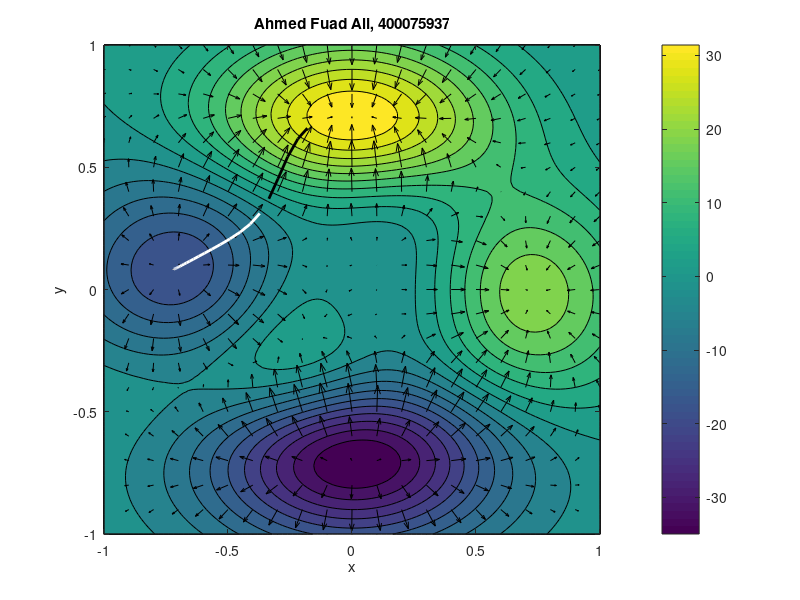

Write the MATLAB code that produced this figure.
%% Question 1

% create a contour plot of the given function, 100x100 grid
[x,y] = meshgrid(-1:0.02:1, -1:0.02:1);
f = @(x,y)3*(1-3*x).^2.*exp(-2*x.^2 - (3*y+1).^2)- 10*(3*x/5 - 27*x.^3 - 243*y.^5).*exp(-3*x.^2-5*y.^2)- 1/3*exp(-(3*x+1).^2 - 9*y.^2) + (x.^2+y.^2) - 1;
contourf(x,y,f(x,y),20);
colorbar;
title('Ahmed Fuad Ali, 400075937');
xlabel('x');
ylabel('y');


% now, also graph the vector field given by the gradient vector on the same
% graph, but plot this on a 20x20 grid
[x,y] = meshgrid(-1:2/20:1, -1:2/20:1); 
fx = @(x,y)-(18*(1-3*x)).*exp(-2*x.^2-(3*y+1).^2) ... 
- 6*(1-3*x).^2.*2.*x.*exp(-2*x.^2-(3*y+1).^2) ... 
- (10*(3/5-81*x.^2)).*exp(-3*x.^2-5*y.^2) ... 
+ (20*((3/5)*x-27*x.^3-243*y.^5)).*3.*x.*exp(-3*x.^2-5*y.^2) ... 
- (1/3*(-18*x-6)).*exp(-(3*x+1).^2-9*y.^2)+2*x; 

fy = @(x,y)3*(1-3*x).^2.*(-18*y-6).*exp(-2*x.^2-(3*y+1).^2) ... 
+ 12150*y.^4.*exp(-3*x.^2-5*y.^2) ... 
+ (20*((3/5)*x-27*x.^3-243*y.^5)).*5.*y.*exp(-3*x.^2-5*y.^2) ... 
+ 6*y.*exp(-(3*x+1).^2-9*y.^2)+2*y;

hold on;
quiver(x,y,fx(x,y),fy(x,y),'k')
hold off;

%% Question 2
% final x y and z coords of the hiker
x0 = [-0.18, 0.66];

rprime = @(t,x)[-fx(x(1),x(2));-fy(x(1),x(2))];
tDomain = [0:0.001:5.0]; % tdomain specified by question
[t r] = ode45(rprime,tDomain,x0);
px = r(end,1);
py = r(end,2); % end command allows us to get the final value
pz = f(px,py); % to get final values, just print these


%% Question 3
% plot the trajectory above, thickness =2, black for positive, white for
% negative 

rx = r(:,1); % get all the x values and y values of r
ry = r(:,2);

rpos = [];
rneg = [];
for i = 1:length(rx)
    if f(rx(i),ry(i))>=0
        rpos = [rpos;rx(i),ry(i)];
    else
        rneg = [rneg;rx(i),ry(i)];    
    end
end    

hold on;
plot(rpos(:,1),rpos(:,2),'k','LineWidth',2); % k is black w is white
plot(rneg(:,1),rneg(:,2),'w','LineWidth',2); % line thickness of 2
xlim([-1,1]);
ylim([-1,1]);
hold off;

%% Question 4
% calculate distance bw initial and final pos of hiker
distance = [px,py,pz] - [x0,f(x0(1),x0(2))];  % x0 is initial, px is final
distance = norm(distance); % to output these just print

%% Question 5 
% calculate elevation loss of hiker

elevLoss = f(x0(1), x0(2)) - pz; % to see this just print

%% Question 6
% calculate total distance
dx = 0;
dy = 0;
dz = 0;  % initialize the distances
totaldis = 0;
for i=1:(length(rx)-1) % minus one so we don't hit max
    dx = rx(i+1) - rx(i);
    dy = ry(i+1) - ry(i); % continually sum distances
    dz = f(rx(i+1),ry(i+1)) - f(rx(i),ry(i));
    totaldis = totaldis + norm([dx;dy;dz]);
end
totaldis; % to output these, just print



